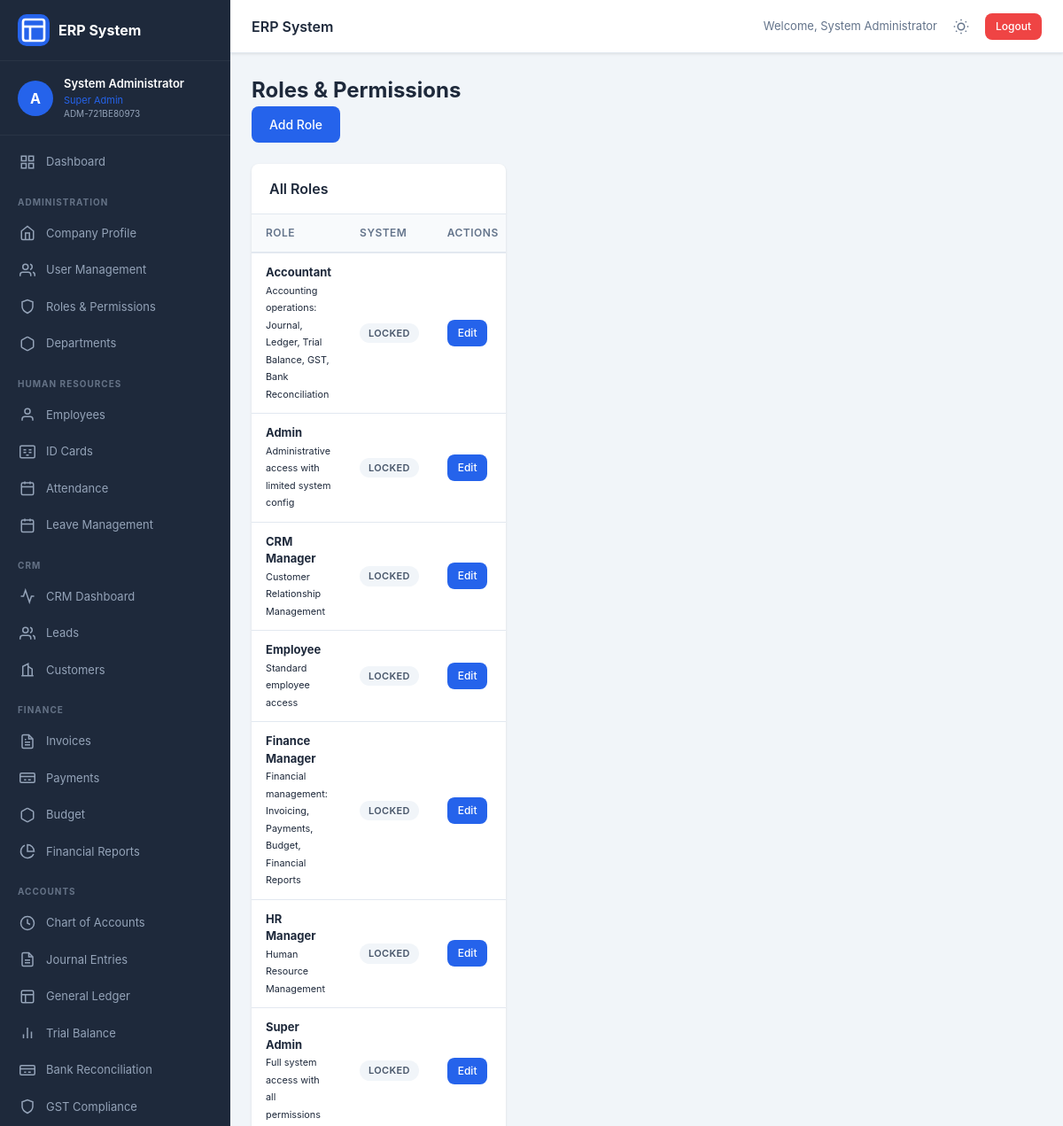
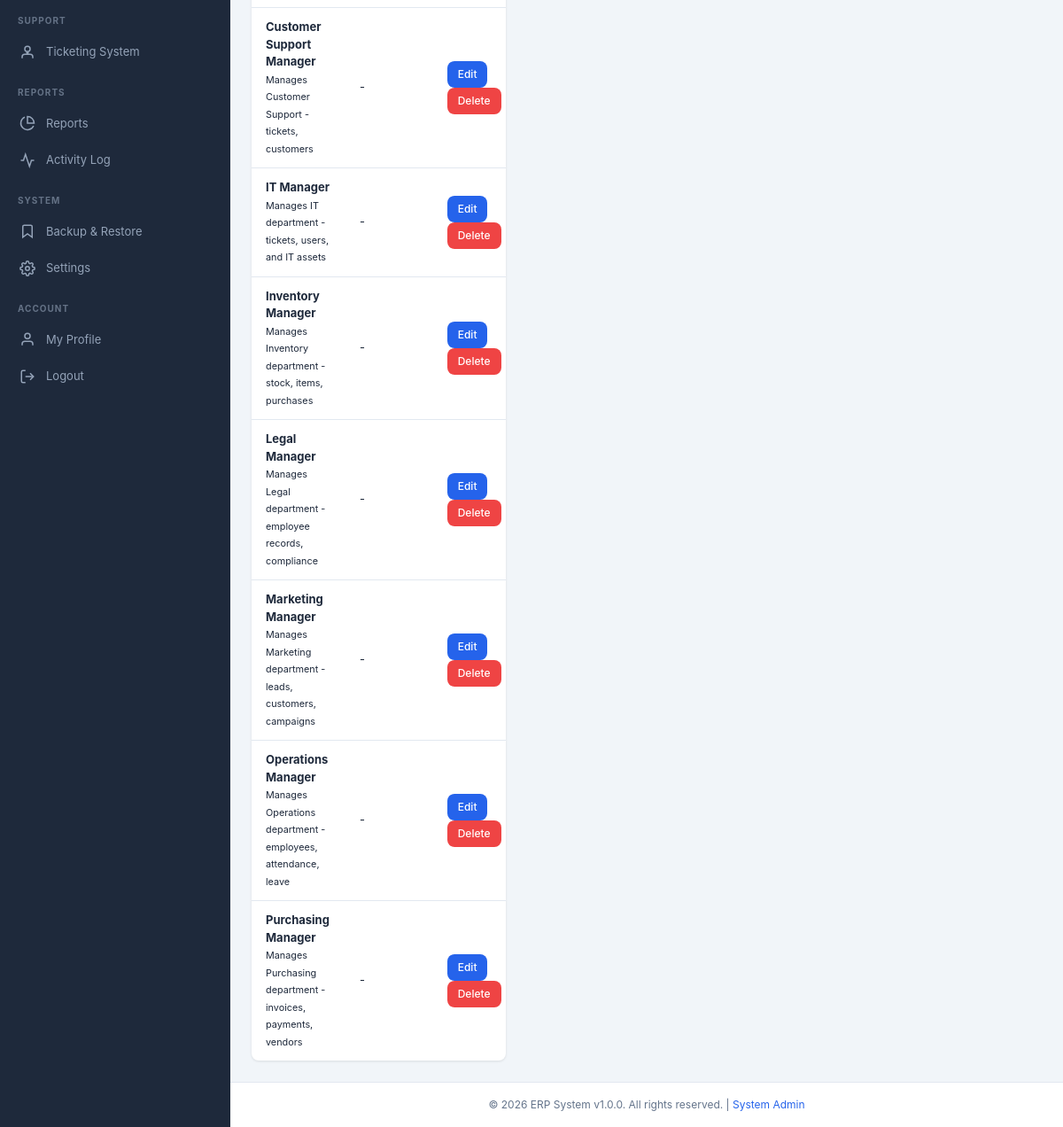
The app's page /modules/admin/roles.php (signed in) with its own data (2 pictures, top to bottom).
### tables this page shows
CREATE TABLE users (
                id INTEGER PRIMARY KEY AUTOINCREMENT,
                username TEXT UNIQUE NOT NULL,
                password_hash TEXT NOT NULL,
                employee_code TEXT UNIQUE NOT NULL,
                email TEXT,
                phone TEXT,
                role_id INTEGER,
                is_active INTEGER DEFAULT 1,
                login_attempts INTEGER DEFAULT 0,
                locked_until TEXT,
                last_login TEXT,
                created_at TEXT DEFAULT (datetime('now','localtime')),
                updated_at TEXT DEFAULT (datetime('now','localtime')),
                FOREIGN KEY (role_id) REFERENCES roles(id)
            );

CREATE TABLE employees (
                id INTEGER PRIMARY KEY AUTOINCREMENT,
                user_id INTEGER UNIQUE,
                employee_code TEXT UNIQUE NOT NULL,
                first_name TEXT NOT NULL,
                last_name TEXT NOT NULL,
                middle_name TEXT,
                date_of_birth TEXT,
                gender TEXT,
                marital_status TEXT,
                blood_group TEXT,
                nationality TEXT DEFAULT 'Indian',
                religion TEXT,
                department TEXT,
                designation TEXT,
                date_of_joining TEXT,
                employment_type TEXT,
                work_location TEXT,
                reporting_to TEXT,
                shift_timing TEXT,
                weekly_off TEXT,
                aadhar_number_encrypted TEXT,
                aadhar_photo TEXT,
                pan_number_encrypted TEXT,
                pan_photo TEXT,
                passport_photo TEXT,
                phone_number TEXT,
                alternate_phone TEXT,
                personal_email TEXT,
                official_email TEXT,
                emergency_contact_name TEXT,
                emergency_contact_phone TEXT,
                emergency_contact_relation TEXT,
                address_aadhar TEXT,
                address_permanent TEXT,
                address_current TEXT,
                city TEXT,
                state TEXT,
                pincode TEXT,
                highest_education TEXT,
                university TEXT,
                year_of_passing TEXT,
                previous_company TEXT,
                previous_designation TEXT,
                years_of_experience TEXT,
                skills TEXT,
                bank_name TEXT,
                bank_account_number_encrypted TEXT,
                ifsc_code TEXT,
                bank_branch TEXT,
                uan_number_encrypted TEXT,
                esic_number_encrypted TEXT,
                is_active INTEGER DEFAULT 1,
                created_at TEXT DEFAULT (datetime('now','localtime')),
                updated_at TEXT DEFAULT (datetime('now','localtime')),
                FOREIGN KEY (user_id) REFERENCES users(id)
            );

CREATE TABLE roles (
                id INTEGER PRIMARY KEY AUTOINCREMENT,
                role_name TEXT UNIQUE NOT NULL,
                role_description TEXT,
                permissions TEXT,
                is_system INTEGER DEFAULT 0,
                created_at TEXT DEFAULT (datetime('now','localtime')),
                updated_at TEXT DEFAULT (datetime('now','localtime'))
            );

### modules/admin/roles.php (the view, shortened to what the rows shown need)
<?php
require_once __DIR__ . '/../../init.php';
require_once __DIR__ . '/../../includes/header.php';
$roles = $db->fetchAll("SELECT * FROM roles ORDER BY is_system DESC, role_name ASC");
?>
<div class="page-header">
    <h1 class="page-title">Roles & Permissions</h1>
</div>
<div class="row">
    <div class="col-md-4">
        <div class="card">
            <div class="card-body p-0">
                <table class="table">
                    <thead>
                        <tr>
                            <th>Role</th>
                            <th>System</th>
                            <th>Actions</th>
                        </tr>
                    </thead>
                    <tbody>
                        <?php foreach ($roles as $role): ?>
                        <tr>
                            <td>
                                <strong><?= htmlspecialchars($role['role_name']) ?></strong>
                                <?php if ($role['role_description']): ?>
                                    <br><small class="text-muted"><?= htmlspecialchars($role['role_description']) ?></small>
                                <?php endif; ?>
                            </td>
                            <td><?= $role['is_system'] ? getStatusBadge('locked') : '-' ?></td>
                            <td class="action-cell">
                                <?php if (hasPermission('roles', 'edit')): ?>
                                    <a href="?action=edit&id=<?= $role['id'] ?>" class="btn btn-sm btn-primary">Edit</a>
                                <?php endif; ?>
                                <?php if (hasPermission('roles', 'delete') && !$role['is_system']): ?>
                                    <a href="?action=delete&id=<?= $role['id'] ?>" class="btn btn-sm btn-danger" onclick="return confirm('Delete role <?= htmlspecialchars($role['role_name']) ?>?')">Delete</a>
                                <?php endif; ?>
                            </td>
                        </tr>
                        <?php endforeach; ?>
                    </tbody>
                </table>
            </div>
        </div>
    </div>
</div>
<?php require_once __DIR__ . '/../../includes/footer.php'; ?>

### includes/header.php (shortened to what the rows shown need)
<?php
require_once __DIR__ . '/../init.php';
$currentUser = getCurrentUser();
?>
<!DOCTYPE html>
<html lang="en" data-theme="">
<head>
    <link rel="stylesheet" href="/assets/css/style.css">
</head>
<body>
    <div class="app-container">
        <nav class="sidebar" id="sidebar">
            <div class="sidebar-user">
                <div class="user-avatar">
                    <?= strtoupper(substr($currentUser['username'] ?? 'U', 0, 1)) ?>
                </div>
                <div class="user-info">
                    <span class="user-name"><?= getEmployeeName() ?></span>
                    <span class="user-role"><?= $currentUser['role_name'] ?? '' ?></span>
                    <span class="user-code"><?= $currentUser['employee_code'] ?? '' ?></span>
                </div>
            </div>
        </nav>
        <main class="main-content">
            <header class="top-bar">
                <div class="top-bar-right">
                    <span class="user-greeting">Welcome, <?= getEmployeeName() ?></span>
                    <button class="theme-toggle" id="themeToggle" onclick="toggleTheme()" title="Toggle Dark Mode">
                    </button>
                    <a href="/dashboard.php?logout=1" class="btn btn-sm btn-danger" onclick="return confirm('Logout?')">Logout</a>
                </div>
            </header>
            <div class="content-wrapper">

### init.php (shortened to what the rows shown need)
<?php
$auth = Auth::getInstance();
function getCurrentUser() {
    return Auth::getInstance()->getUser();
}
function hasPermission($module, $action = 'view') {
    return Auth::getInstance()->hasPermission($module, $action);
}
function getEmployeeName($empCode = null) {
    $db = Database::getInstance();
    if ($empCode === null) {
        $empCode = Auth::getInstance()->getEmployeeCode();
    }
    $emp = $db->fetchOne("SELECT first_name, last_name FROM employees WHERE employee_code = ?", [$empCode]);
    if ($emp) {
        return $emp['first_name'] . ' ' . $emp['last_name'];
    }
    return 'N/A';
}
function getStatusBadge($status) {
    $colors = [
        'active' => 'success',
        'inactive' => 'danger',
        'pending' => 'warning',
        'approved' => 'success',
        'rejected' => 'danger',
        'open' => 'info',
        'closed' => 'secondary',
        'in_progress' => 'primary',
        'resolved' => 'success',
        'paid' => 'success',
        'unpaid' => 'danger',
        'partial' => 'warning',
        'new' => 'info',
        'contacted' => 'primary',
        'qualified' => 'success',
        'lost' => 'danger',
        'present' => 'success',
        'absent' => 'danger',
        'leave' => 'warning',
        'half_day' => 'info',
        'high' => 'danger',
        'medium' => 'warning',
        'low' => 'info',
        'critical' => 'danger',
    ];
    $color = $colors[strtolower($status)] ?? 'secondary';
    return "<span class='badge bg-{$color}'>{$status}</span>";
}

### records on screen
users: username "A", role.role_name "Super Admin", employee_code "ADM-721BE80973"
employees: getEmployeeName() "System Administrator"
roles: role_name "Accountant", role_description "Accounting operations: Journal, Ledger, Trial Balance, GST, Bank Reconciliation"
roles: role_name "Admin", role_description "Administrative access with limited system config"
roles: role_name "CRM Manager", role_description "Customer Relationship Management"
roles: role_name "Employee", role_description "Standard employee access"
roles: role_name "Finance Manager", role_description "Financial management: Invoicing, Payments, Budget, Financial Reports"
roles: role_name "HR Manager", role_description "Human Resource Management"
roles: role_name "Super Admin", role_description "Full system access with all permissions"
roles: role_name "Customer Support Manager", role_description "Manages Customer Support - tickets, customers"
roles: role_name "IT Manager", role_description "Manages IT department - tickets, users, and IT assets"
roles: role_name "Inventory Manager", role_description "Manages Inventory department - stock, items, purchases"
roles: role_name "Legal Manager", role_description "Manages Legal department - employee records, compliance"
roles: role_name "Marketing Manager", role_description "Manages Marketing department - leads, customers, campaigns"
roles: role_name "Operations Manager", role_description "Manages Operations department - employees, attendance, leave"
roles: role_name "Purchasing Manager", role_description "Manages Purchasing department - invoices, payments, vendors"

### other values on screen
APP_NAME "ERP System"
APP_VERSION "1.0.0"
